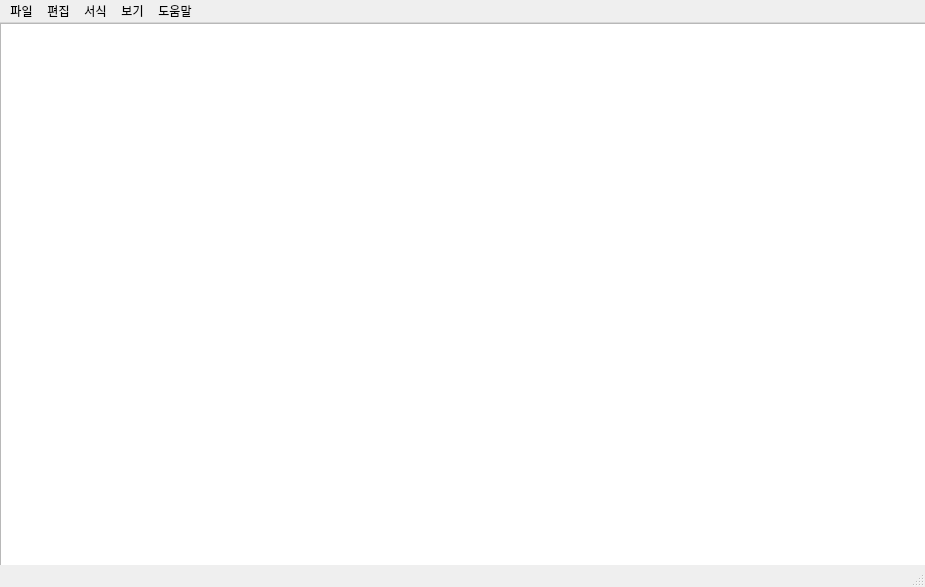
<?xml version="1.0" encoding="UTF-8"?>
<ui version="4.0">
 <class>MainWindow</class>
 <widget class="QMainWindow" name="MainWindow">
  <property name="geometry">
   <rect>
    <x>0</x>
    <y>0</y>
    <width>925</width>
    <height>587</height>
   </rect>
  </property>
  <property name="windowTitle">
   <string>헬로 큐티파이</string>
  </property>
  <widget class="QWidget" name="centralwidget">
   <widget class="QPlainTextEdit" name="plainTextEdit">
    <property name="geometry">
     <rect>
      <x>0</x>
      <y>0</y>
      <width>931</width>
      <height>571</height>
     </rect>
    </property>
    <property name="plainText">
     <string/>
    </property>
   </widget>
   <widget class="QWidget" name="gridLayoutWidget">
    <property name="geometry">
     <rect>
      <x>0</x>
      <y>0</y>
      <width>921</width>
      <height>561</height>
     </rect>
    </property>
    <layout class="QGridLayout" name="gridLayout"/>
   </widget>
  </widget>
  <widget class="QMenuBar" name="menubar">
   <property name="geometry">
    <rect>
     <x>0</x>
     <y>0</y>
     <width>925</width>
     <height>21</height>
    </rect>
   </property>
   <widget class="QMenu" name="menu_file">
    <property name="title">
     <string>파일</string>
    </property>
    <addaction name="action_open"/>
    <addaction name="action_save"/>
   </widget>
   <widget class="QMenu" name="menu_edit">
    <property name="title">
     <string>편집</string>
    </property>
   </widget>
   <widget class="QMenu" name="menu_form">
    <property name="title">
     <string>서식</string>
    </property>
   </widget>
   <widget class="QMenu" name="menu_view">
    <property name="title">
     <string>보기</string>
    </property>
   </widget>
   <widget class="QMenu" name="menu_help">
    <property name="title">
     <string>도움말</string>
    </property>
   </widget>
   <addaction name="menu_file"/>
   <addaction name="menu_edit"/>
   <addaction name="menu_form"/>
   <addaction name="menu_view"/>
   <addaction name="menu_help"/>
  </widget>
  <widget class="QStatusBar" name="statusbar"/>
  <action name="action_open">
   <property name="text">
    <string>열기</string>
   </property>
   <property name="shortcut">
    <string>Ctrl+O</string>
   </property>
  </action>
  <action name="action_save">
   <property name="text">
    <string>저장</string>
   </property>
   <property name="shortcut">
    <string>Ctrl+S</string>
   </property>
  </action>
 </widget>
 <resources/>
 <connections/>
</ui>
